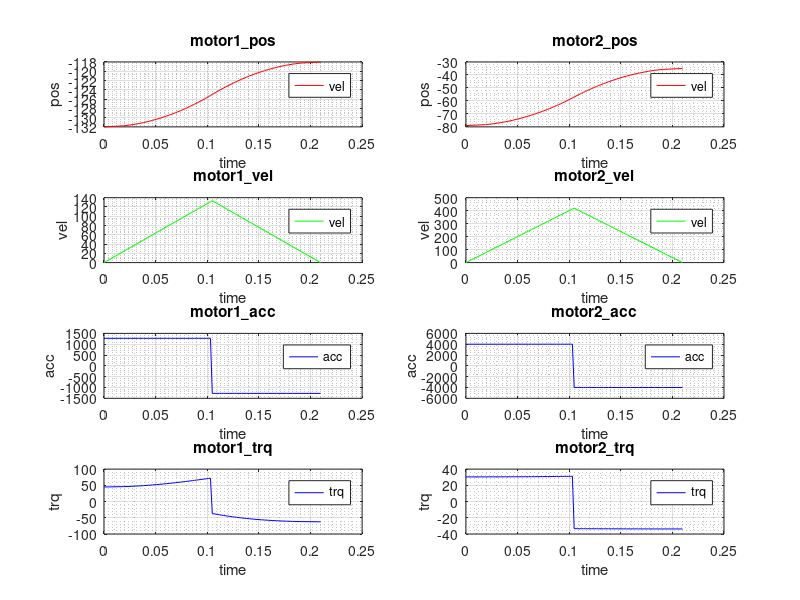

Recreate this plot in MATLAB.
clf;clear;close all; clc;
deg2rad=pi/180;
rad2deg=180/pi;
 P1 = 1.0602, P2 = 0.2433, P3 = 0.2438, Jm1 = 0.6496;

 mp=1;%payload=1
L1=0.225;L2=0.275;
 P1 = 1.0602+mp*L1^2 , P2 = 0.2433+mp*L2^2 , P3 = 0.2438, Jm1 = 0.6496;

 q1=-132*deg2rad;
 q2=-79*deg2rad;
 h1=P1-Jm1+P2+2*cos(q2)*P3;
 h2=P2+cos(q2)*P3;
 m1=P2+cos(q2)*P3;
 m2=P2;
 A=[h1,m1;h2,m2];
 Q=[q1,q2]
 dQ=[14*deg2rad,44*deg2rad]';
 A*dQ
 p1_theta1=-132*deg2rad; p1_theta2=-79*deg2rad;
  p2_theta1=-118*deg2rad; p2_theta2=-35*deg2rad;
 L1=0.225;L2=0.275;
p1_x=cos(p1_theta1+p1_theta2)*L2+cos(p1_theta1)*L1;
p1_y=sin(p1_theta1+p1_theta2)*L2+sin(p1_theta1)*L1;

p2_x=cos(p2_theta1+p2_theta2)*L2+cos(p2_theta1)*L1;
p2_y=sin(p2_theta1+p2_theta2)*L2+sin(p2_theta1)*L1;

dis_pt=sqrt((p1_x-p2_x)^2+(p1_y-p2_y)^2);
% P1+P2+2*P3*cos(q2)
% P2+P3*cos(q2)



load('Test.txt')

A1_pos=14*Test(:,3)-132;
A2_pos=44*Test(:,3)-79;
A1_vel=14*Test(:,2)*deg2rad;
A2_vel=44*Test(:,2)*deg2rad;
A1_acc=14*Test(:,1)*deg2rad;
A2_acc=44*Test(:,1)*deg2rad;
T=Test(:,4);

%  P1 = 1.0602, P2 = 0.2433, P3 = 0.2438, Jm1 = 0.6496;

ddq1 = A1_acc;
ddq2 = A2_acc;
dq1 = A1_vel;
dq2 = A2_vel;
q1 = A1_pos*deg2rad;
q2 = A2_pos*deg2rad;
for i=1:61
    tau1(i) = (P1 - Jm1)*ddq1(i) + P2*(ddq1(i) + ddq2(i)) + P3*((2 * ddq1(i) + ddq2(i))*cos(q2(i)) - (dq2(i)*dq2(i) + 2 * dq1(i)*dq2(i))*sin(q2(i)));
    tau2(i) = P2*(ddq1(i) + ddq2(i)) + P3*(ddq1(i)*cos(q2(i))+dq1(i)*dq1(i)*sin(q2(i)));
end



figure(1)
subplot(4,2,1);
plot(T,A1_pos,'r');
legend('vel');
xlabel('time');
ylabel('pos');
title('motor1\_pos');
grid on;
grid minor;

subplot(4,2,3);
plot(T,A1_vel*rad2deg,'g');
legend('vel');
xlabel('time');
ylabel('vel');
title('motor1\_vel');
grid on;
grid minor;

subplot(4,2,5);
plot(T,A1_acc*rad2deg,'b');
legend('acc');
xlabel('time');
ylabel('acc');
title('motor1\_acc');
grid on;
grid minor;

subplot(4,2,7);
plot(T,tau1,'b');
legend('trq');
xlabel('time');
ylabel('trq');
title('motor1\_trq');
grid on;
grid minor;

subplot(4,2,2);
plot(T,A2_pos,'r');
legend('vel');
xlabel('time');
ylabel('pos');
title('motor2\_pos');
grid on;
grid minor;

subplot(4,2,4);
plot(T,A2_vel*rad2deg,'g');
legend('vel');
xlabel('time');
ylabel('vel');
title('motor2\_vel');
grid on;
grid minor;


subplot(4,2,6);
plot(T,A2_acc*rad2deg,'b');
legend('acc');
xlabel('time');
ylabel('acc');
title('motor2\_acc');
grid on;
grid minor;

subplot(4,2,8);
plot(T,tau2,'b');
legend('trq');
xlabel('time');
ylabel('trq');
title('motor2\_trq');
grid on;
grid minor;